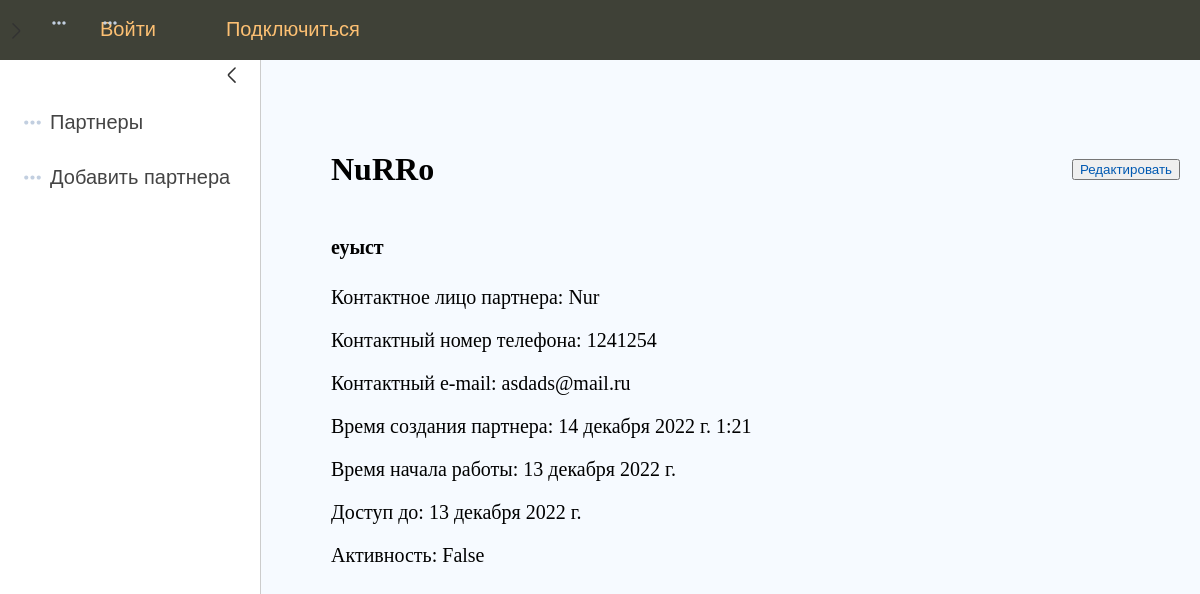
Page /partners/1/ on the committed database.
### Jaimain/models.py (models this page shows)
class Partner(models.Model):
    name = models.CharField(max_length=255, unique=True, verbose_name='Наименование партнера')
    logo = models.ImageField(upload_to='logos/', verbose_name='Логотип')
    description = models.TextField(blank=True, verbose_name='Описание')
    partner_person = models.CharField(max_length=255, verbose_name='Контактное лицо')
    partner_tel = models.CharField(max_length=255, verbose_name='Контактный телефон')
    partner_email = models.EmailField(verbose_name='Контактный email')
    time_create = models.DateTimeField(auto_now_add=True, verbose_name='Время создания')
    time_start_working = models.DateField(verbose_name='Дата начала работы')
    time_expires = models.DateField(verbose_name='Дата окончания работы')
    is_working = models.BooleanField(default=False, verbose_name='Активность')
    class Meta:
        verbose_name = 'Партнер'
        verbose_name_plural = 'Партнеры'
        ordering = ['id']

### Jaimain/views.py (the view)
# urls.py: path('partners/<int:partner_pk>/', ShowPartner.as_view(), name='partner'),
class ShowPartner(DataMixin, DetailView):
    model = Partner
    template_name = 'Jaimain/partner.html'
    pk_url_kwarg = 'partner_pk'
    context_object_name = 'partner'
    def get_context_data(self, *, object_list=None, **kwargs):
        context = super().get_context_data(**kwargs)
        c_def = self.get_user_context(title='Партнеры')
        return dict(list(context.items()) + list(c_def.items()))

### Jaimain/utils.py (called while the page is built)
    def get_user_context(self, **kwargs):
        context = kwargs
        user_menu = menu.copy()
        context['menu'] = user_menu
        return context

### Jaimain/templates/Jaimain/partner.html (shortened to what this page needs)
{% extends 'Jaimain/base.html' %}
{% block content %}
<div class="header_ilya">
    <h1>{{partner.name}}</h1>
    <div style="text-align: right" class="btn_ilya"><button><a href='{% url 'editpartner' partner.pk %}'>Редактировать</a></button></div>
</div>
<h4>{{partner.description|linebreaks}}</h4>
<p>Контактное лицо партнера: {{partner.partner_person}}</p>
<p>Контактный номер телефона: {{partner.partner_tel}}</p>
<p>Контактный e-mail: {{partner.partner_email}}</p>
<p>Время создания партнера: {{partner.time_create}}</p>
<p>Время начала работы: {{partner.time_start_working}}</p>
<p>Доступ до: {{partner.time_expires}}</p>
<p>Активность: {{partner.is_working}}</p>
{% endblock %}

### Jaimain/static/Jaimain/css/styles.css (style rules this page uses)
html, body { font-family: 'Arial'; margin: 0; padding: 0; height: 100%; width: 100%; color: #444; }
a { color: #0059b2; text-decoration: none; }
.content-text h1 { font-size: 32px; }
.header_ilya { display: flex; flex-wrap: wrap; }
.btn_ilya { display: flex; margin-left: auto; margin-right: 0; align-items: center; }

### rows in the picture
Partner: name "NuRRo", description "еуыст", partner_person "Nur", partner_tel "1241254", partner_email "asdads@mail.ru", time_create "14 декабря 2022 г. 1:21", time_start_working "13 декабря 2022 г.", time_expires "13 декабря 2022 г.", is_working "False"

### other values in the picture
{{ m.title }} "Партнеры" "Добавить партнера"
